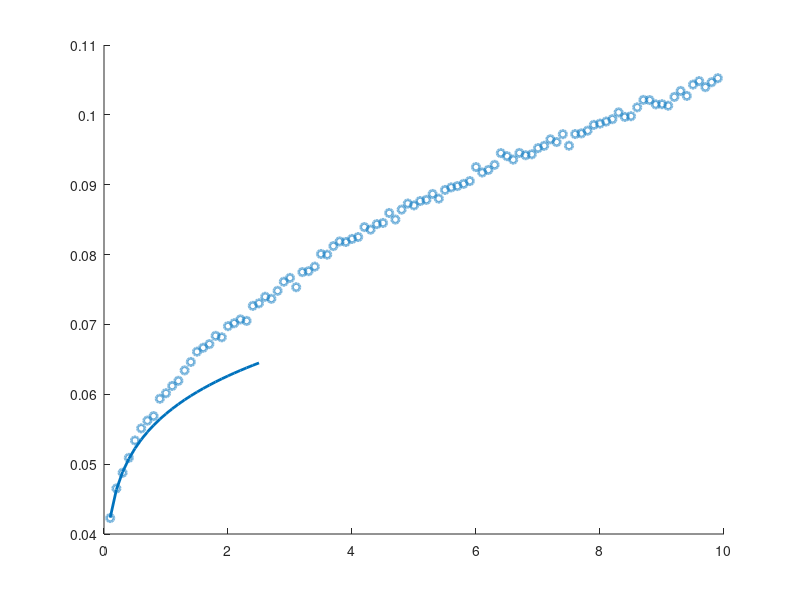

The MATLAB source for this figure: (Note: this script raises an error after producing the figure.)
%{
Author: Yu-Huan Wang (Kim Lab at UIUC) - yuhuanw2@illinois.edu
    Creation date: 9/25/2024
    Last update date: 9/26/2024

Description: This code simulation the diffusion following fractional
Brownian Motion (fBM)

this version: to test theoretical fitting using comprehensive equation
compare between linear vs non-linear fitting

---------------------------------------------------------------------------
%}

clear, clc, close all

simPath = 'C:\Users\yuhuanw2\Documents\MATLAB\simDiffusion\'; cd( simPath)
strain = 'sim';

% imaging parameters
nTracks = 10000; 
nFrames = 100;      % frane number: 100 frames
frameT = 100e-3;    % frame interval: 100 ms
dt = 100e-3;         % simulation time: 10 ms

% diffusion parameters
alpha = 0.4;        % subdiffusion exponent
D = 0.005;          % um^2/s
locErr = 50e-3;   % 20 nm, unit: um

% secondary parameters
nAvg = frameT/dt;       % number of averaging frames
nSteps = nFrames* nAvg; % simulation steps

fprintf( '~~~~ Simulation Starts ~~~~\n')
fprintf( '   D = %.1e,  dt = %d ms,  step = %.2f um,  locErr = %.2f um\n', D, dt*1e3, sqrt( 2*D*dt), locErr)
fprintf( '   nFrame = %d, total step = %.2f um\n', nFrames, sqrt( 2*D*dt*nFrames))

%% Subdiffusion simulation (fBM)
tic

t = dt*( 1: nSteps);    covMat = zeros( nSteps-1);

% creating the covariance matrix
for i = 1: nSteps
    for j = 1: i
        % symmetric matrix, only calculate lower half
        covMat( i, j) = t(i)^alpha + t(j)^alpha - abs( t(i)-t(j))^alpha;        
    end
end

% Cholesky decomposition
L = chol( D* covMat, 'lower');


% tf( nTracks, 1).traj = []; % create tf structure
EnsMSD = nan( nTracks, nSteps-1); 

for i = 1: nTracks

    traj = L* randn( nSteps, 3); % subdiffusive tracks

    locE = sqrt( 2*locErr^2)* randn( nSteps, 3); % unit: um    
    traj = traj + locE;
            
    dr = traj( 2:end, :) - traj( 1, :);
    
    MSD = sum( dr.^2, 2); % squared displacement (t-1 timelags)
    EnsMSD( i, :) = MSD; % store it in ensemble MSD matrix (fixed length) for EA-MSD plotting
end

    eaMSD = mean( EnsMSD, 1);
    time = dt*( 1:length( eaMSD));

toc

%% plotting & fitting

close all

figure( 'Position', [1000 400 420 400])

fitR = 1: 3;
fitR2 = 1: 20;
dim = 3; % dimension of the system

    % plot MSD
    scatter( time, eaMSD, 30, 'LineWidth', 2, ...
        'MarkerEdgeAlpha', 0.5, 'HandleVisibility','off'), hold on


    % linear fit in log-log scale 
    f = polyfit( log( time( fitR)), log( eaMSD( fitR)), 1);
    alphaFit = f(1);    Dapp = exp( f(2))/ (2*dim);
    

    % plot fitting 
    tFit = time( 1: round( end/4));  MSDFit =  2* dim* Dapp* tFit.^ alphaFit;
    plot( tFit, MSDFit, 'LineWidth', 2, 'DisplayName',...
        sprintf( '\\alpha=%.2f, D=%.1e', alphaFit, Dapp))
    

    % fit using a comprehensive form
    fun = fittype( 'log( 6*a*(x)^b+6*c^2)');
    x0 = [ Dapp, alphaFit, 0];
    xmin = [ 0, 0, 0];
    xmax = [ inf, 2, inf];

    f = fit( time(fitR2)', log( eaMSD(fitR2))', fun, 'StartPoint', x0, 'Lower', xmin, 'Upper', xmax);
    Dalpha = f.a;     alphaFit2 = f.b;     locErrFit = f.c; % unit: um
            
    t =  [ time( 1: round( end/2))];    MSDFit = 2*dim*( Dalpha* t.^ alphaFit2 + locErrFit^2);
    plot( t, MSDFit, 'LineWidth', 2, 'DisplayName', ...
        sprintf( '\\alpha=%.2f, D=%.1e, \\sigma=%.0fnm', alphaFit2, Dalpha, locErrFit*1e3))
        
    % MSDtheo = 2*dim*( D* t.^alpha + locErr^2);
    % plot( t, MSDtheo, 'LineWidth', 2, 'DisplayName', 'theory')


% plot setting
figure( gcf)
set( gca, 'FontSize', 12)
xlabel( 'Time (s)', 'FontSize', 14)
ylabel( 'EA-MSD (µm^2)', 'FontSize', 14)
legend( 'Location', 'northwest', 'FontSize', 11)
title( '3D subdiffusion Simulation', 'FontSize', 12)
subtitle( sprintf( 'Input: \\alpha=%g, D=%.0e, \\sigma=%.0fnm', alpha, D, locErr*1e3))
set( gca, 'Xscale', 'log', 'YScale', 'log')

simTxt = sprintf( '%d tracks\n  dt = %dms', nTracks, dt*1e3);
text( 0.6, 0.2, simTxt, 'FontSize', 13, 'Units', 'normalized')



